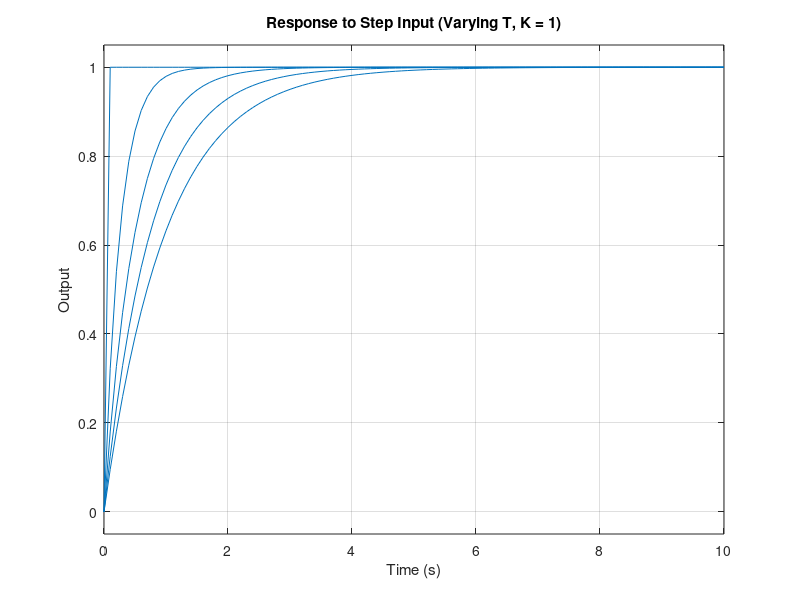

MATLAB code to generate this figure: (Note: this script raises an error after producing the figure.)
function [] = FirstOrderNew()
    % Parameters
    t = 0:0.1:10; % Time vector
    K = linspace(1, 5, 5); % Gain values
    T = linspace(0.01, 1, 5); % Time constants

    % Analyze each input type
    AnalyzeInput(K, T, 'Step');
    AnalyzeInput(K, T, 'Ramp');
    AnalyzeInput(K, T, 'Parabolic');
end

function [] = AnalyzeInput(K, T, inputType)
    % Define the base transfer function and scaling for each input type
    switch inputType
        case 'Step'
            scalingTF = 1; % No modification for step input
        case 'Ramp'
            scalingTF = tf([0 1], [1 0]); % Divide by s
        case 'Parabolic'
            scalingTF = tf([0 0 1], [1 0 0]); % Divide by s^2
    end

    % Plot responses for varying time constants (T)
    figure;
    legendStr = cell(1, length(T));
    for i = 1:length(T)
        G = tf([0 K(1)], [T(i) 1]) * scalingTF; % Apply the scaling for the input type
        step(G, 0:0.1:10); % Compute step response
        hold on;
        legendStr{i} = "T = " + T(i);
    end
    title(['Response to ' inputType ' Input (Varying T, K = ' num2str(K(1)) ')']);
    xlabel('Time (s)');
    ylabel('Output');
    legend(legendStr);
    grid on;

    % Plot responses for varying gains (K)
    figure;
    legendStr = cell(1, length(K));
    for i = 1:length(K)
        G = tf([0 K(i)], [T(1) 1]) * scalingTF; % Apply the scaling for the input type
        step(G, 0:0.1:10); % Compute step response
        hold on;
        legendStr{i} = "K = " + K(i);
    end
    title(['Response to ' inputType ' Input (Varying K, T = ' num2str(T(1)) ')']);
    xlabel('Time (s)');
    ylabel('Output');
    legend(legendStr);
    grid on;
end
